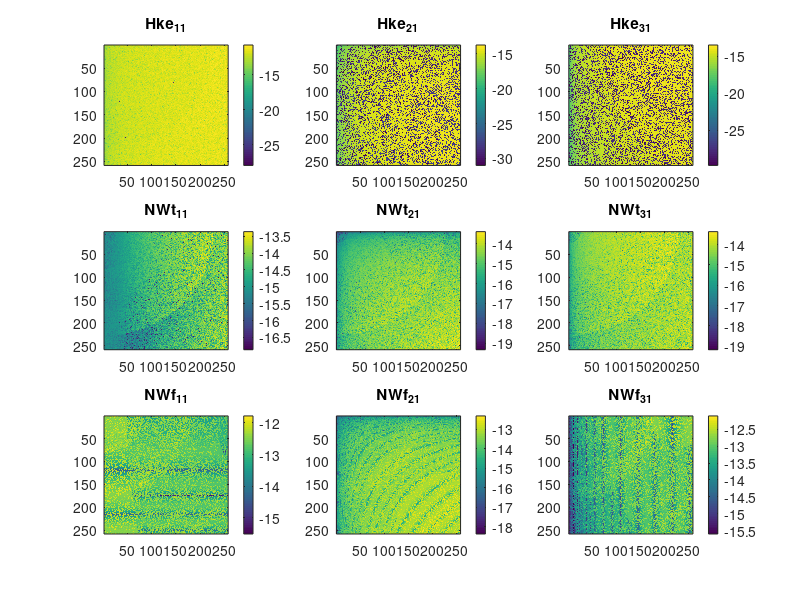
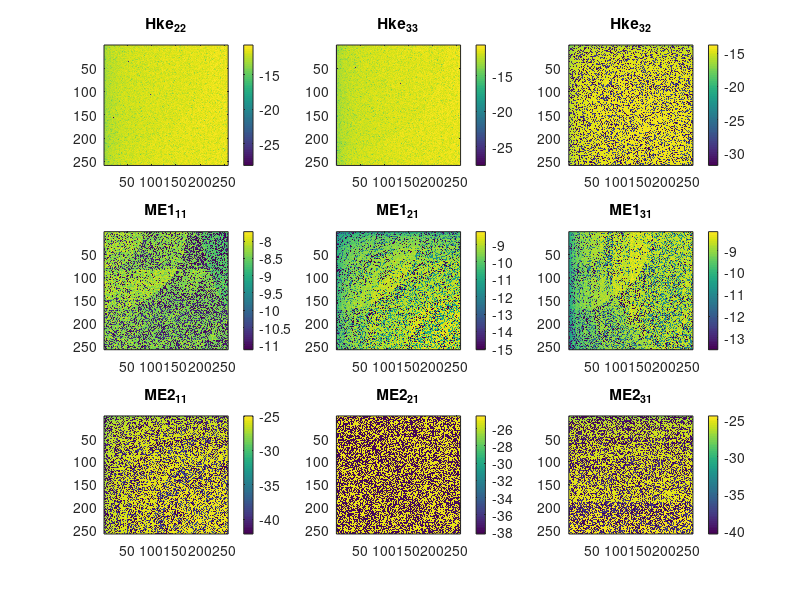

Write MATLAB code to recreate these figures, in order.
% SPDX-License-Identifier: CC0-1.0

% defining all the variables
clear all;
clc;
close all;
% Define the center frequency of the source waveform
fc              =   40;
% for this test of the Green's fucntions we use the basic equations and a
% single frrequency value
s               =   2i*pi*fc;

% Define Medium Parameters (frequency-independent)
rhof            =   1.0e3; % fluid density
rho             =   2.7e3;
Gfr             =   9.0e9; % shear modulus of the framework of grains
eta             =   1.0e-3; % fluid viscosity
k0              =   1.3e-12; % medium permeability (static)
Kfr             =   4.0e9;
Ks              =   4.0e10;
Kf              =   2.2e9;
Concentr        =   1.0e-4;
bplus           =   3.0e11;
bmin            =   3.0e11;
porosity        =   0.3;
epsilonRF       =   80.0;
epsilonRS       =   4.0;
alpha_inf       =   3.0;
pH              =   7.0;
similaritypar   =   8;

c0              =   299792458; %// velocity of light in free-space
mu0             =   4.0e-7*pi; %// free-space magnetic permeability
epsilon0        =   1.0/(mu0*c0*c0); %// free-space electric permittivity
e               =   1.602e-19; %// elementary charge
z_1             =   1; %// ion valences
z_1c            =   -1; %// valency of the conjugate ion
NA              =   6.022e23; %// Avogadro's constant [mol^{-1}]
kb              =   1.381e-23;  %// Boltzmann constant
T               =   295.0; %// Temperature in Kelvin

epsilonR        =   (porosity/alpha_inf)*(epsilonRF-epsilonRS)+epsilonRS ;
omegac          =   (porosity*eta)/(alpha_inf*k0*rhof);% critical frequency
zetap           =   8e-3+26e-3*log10(Concentr);% zeta potential, empirical relation (experimental studies, Pride&Morgan 1991)
L0              =   -(porosity*epsilon0*epsilonRF*zetap)/(alpha_inf*eta); % static coupling coefficient
L               =   10000; %because omega << omega_c (critical frequency)
N               =   10e3*Concentr*NA*abs(z_1c); % bulk-ionic concentration (of species i, in this case only 2 species; binary symmetric electrolyte)
sigmaF          =   ((e*z_1)^2)*N*(bplus+bmin); %! conductivity of the pore-fluid phase (simplified cond. pure electrolyte)
sigmaE          =   (porosity*sigmaF)/(alpha_inf); %! bulk electric conductivity (freq-(in)dependent)
% %!sigma_E = (poros*sigmaF)/(alpha_inf)*(1+(2*(sigma_em+sigma_os))/(sigmaF*Lambda)); ! = complete version: bulk electric conductivity (freq-dependent */
rhoB            =   (1.0-porosity)*rho+porosity*rhof; % effective density of the fluid (in relative motion)
epsilon         =   epsilon0*epsilonR;
Delta           =   Kf*((1-porosity)*Ks-Kfr)/(porosity*(Ks)^2); %! combination of the frequency-independent compression moduli
Kg              =   (Kfr+porosity*Kf+(1+porosity)*Ks*Delta)/(1+Delta); %! Gassmann's bulk modulus
C               =   (Kf+Ks*Delta)/(1+Delta);
M               =    Kf/(porosity*(1+Delta)); %! the elastic media parameter S is defined as Kg-2/3Gfr-C**2/ M
H               =   Kg + 4.0*Gfr/3.0;
S               =   Kg-((2.0/3.0)*Gfr)-((C*C)/M);
sigmaM          =   0.0; % magnetic conductivity
Kc              =   (S+2.*Gfr);
k               =   k0./(sqrt(1+4.*s./(similaritypar.*omegac))+s./omegac);% frequency-dependent dynamic permeability
rhoE            =   eta./(s.*k); % effective density
rhoc            =   rhoB-((rhof.*rhof)./rhoE); % Complex Density rhoC
zeta            =   sigmaM+s.*mu0; 
etae            =   sigmaE+s.*epsilon;
varsigma        =   etae - s.*rhoE.*L.^2;
chi             =   s.*rhof*L;

% define the spherical wavenumebrs of eqs B-9, B-10, B-12, and B-13.
ypf     =   s./sqrt(2).*sqrt((rhoB.*M-2.*rhof.*C+rhoE.*H.*etae./varsigma)./(H.*M-C.^2) - sqrt(((rhoB.*M-2.*rhof.*C+rhoE.*H.*etae./varsigma)./(H.*M-C.^2)).^2 + 4.*(rhof.^2-rhoB.*rhoE.*etae./varsigma)./(H.*M-C.^2)));
yps     =   s./sqrt(2).*sqrt((rhoB.*M-2.*rhof.*C+rhoE.*H.*etae./varsigma)./(H.*M-C.^2) + sqrt(((rhoB.*M-2.*rhof.*C+rhoE.*H.*etae./varsigma)./(H.*M-C.^2)).^2 + 4.*(rhof.^2-rhoB.*rhoE.*etae./varsigma)./(H.*M-C.^2)));
ys      =   1/sqrt(2).*sqrt(s.^2.*rhoc./Gfr+zeta.*etae - sqrt((s.^2.*rhoc./Gfr-zeta.*etae).^2-4.*s.^3.*zeta.*(rhof.*L).^2./Gfr));
yem     =   1/sqrt(2).*sqrt(s.^2.*rhoc./Gfr+zeta.*etae + sqrt((s.^2.*rhoc./Gfr-zeta.*etae).^2-4.*s.^3.*zeta.*(rhof.*L).^2./Gfr));
% define the transversal and longitudinal factors that occur in all
% coefficients
dems    =   1./(yem.^2-ys.^2);            
dpspf   =   1./(yps.^2-ypf.^2);     

% define the grid in k-space, we make a square grid in (kx,ky)-plane and a 
% small number of vertical wavenumber values to test the accuracy of
% Green's functions for different values of kz
nx=512;
x1=linspace(0,500,nx/2+1);
dx=x1(2);
dk=2*pi/(dx*nx);
kk=(0:nx/2+1)*dk;
[k1,k2]=meshgrid(kk,kk);
nn=64;
for ik = 1:nx/nn
% compute the vertical wavenumber
    k3 = (ik-1)*dk*nn/2 +1e-3;
% compute the spherical wavenumber
    kap = sqrt(k1.^2 + k2.^2 + k3.^2);
% compute the vector components that occur in eqs 13-22
    kmat11 = (k1./kap).^2;
    kmat12 = k1.*k2./kap.^2;
    kmat13 = k1.*k3./kap.^2;
    kmat21 = k2.*k1./kap.^2;
    kmat22 = (k2./kap).^2;
    kmat23 = k2.*k3./kap.^2;
    kmat31 = k3.*k1./kap.^2;
    kmat32 = k3.*k2./kap.^2;
    kmat33 = (k3./kap).^2;
% compute the scalar transversal and longitudinal Green's functions
    GSS = 1./(kap.^2+ys.^2) - 1./(kap.^2+yem.^2);
    GPP = 1./(kap.^2+ypf.^2) - 1./(kap.^2+yps.^2);
% force acting on the bulk eqs 32-42
    KSSvf = -s.*(zeta.*etae+kap.^2).*dems/Gfr;
    KPPvf =  s.*M.*(s.^2.*rhoE.*etae./(M.*varsigma)+kap.^2).*dpspf/(H*M-C^2);
    KSSef = -s.*chi.*zeta.*dems/Gfr;
    KPPef =  s.^2.*rhoE.*L*C.*(s.^2*rhof./C+kap.^2).*dpspf./((H*M-C^2)*varsigma);
    KSSwf =  s.*rhof.*(zeta.*varsigma+kap.^2).*dems./(rhoE*Gfr);
    KPPwf = -s*C.*(s.^2*rhof./C+kap.^2).*dpspf./(H*M-C^2);
    KPPpf = -s.^2.*(rhoE.*etae*C./varsigma-rhof*M).*dpspf/(H*M-C^2);
    KSSmf =  s.*chi.*dems/Gfr;
    KSStf = -(zeta.*etae+kap.^2).*dems;
    KPPtf = 2*Gfr*M*(s.^2.*rhoE.*etae./(M*varsigma)+kap.^2).*dpspf/(H*M-C^2);
    NPPtf = (s.^2.*(rhoE.*H.*etae./varsigma-rhof*C)/(H*M-C^2)+kap.^2).*dpspf;
% particle velocity as given in eq 13
    v11 = KSSvf.*GSS.*(kmat11-1)+KPPvf.*GPP.*kmat11;
    v21 = KSSvf.*GSS.*kmat21+KPPvf.*GPP.*kmat21;
    v31 = KSSvf.*GSS.*kmat31+KPPvf.*GPP.*kmat31;
% electric field as given in eq 13
    E11 = KSSef.*GSS.*(kmat11-1)+KPPef.*GPP.*kmat11;
    E21 = KSSef.*GSS.*kmat21+KPPef.*GPP.*kmat21;
    E31 = KSSef.*GSS.*kmat31+KPPef.*GPP.*kmat31;
% filtration velocity as given in eq 13
    w11 = KSSwf.*GSS.*(kmat11-1)+KPPwf.*GPP.*kmat11;
    w21 = KSSwf.*GSS.*kmat21+KPPwf.*GPP.*kmat21;
    w31 = KSSwf.*GSS.*kmat31+KPPwf.*GPP.*kmat31;
% acoustic pressure as given in eq 14
    p1 = -1i*k1.*KPPpf.*GPP;
% magnetic field as given in eq 15
    H11 = 0;
    H21 =  KSSmf.*1i.*k3.*GSS;
    H31 = -KSSmf.*1i.*k2.*GSS;
% buk stress as given in eq 16
    tau11 = -2*KSStf.*GSS.*(kmat11-1).*1i.*k1-KPPtf.*GPP.*(kmat11-1).*1i.*k1...
        - NPPtf.*GPP.*1i.*k1;
    tau21 = -KSStf.*GSS.*(2*kmat11-1).*1i.*k2-KPPtf.*GPP.*kmat11.*1i.*k2;
    tau22 = -2*KSStf.*GSS.*kmat22.*1i.*k1-KPPtf.*GPP.*(kmat22-1).*1i.*k1...
        - NPPtf.*GPP.*1i.*k1;
    tau31 = -KSStf.*GSS.*(2*kmat11-1).*1i.*k3-KPPtf.*GPP.*kmat11.*1i.*k3;
    tau32 = -2*KSStf.*GSS.*kmat12.*1i.*k3-KPPtf.*GPP.*kmat12.*1i.*k3;
    tau33 = -2*KSStf.*GSS.*kmat33.*1i.*k1-KPPtf.*GPP.*(kmat33-1).*1i.*k1...
        - NPPtf.*GPP.*1i.*k1;
% test eq 3
    Maxw111 = 1i*(k2.*H31-k3.*H21)+varsigma.*E11+s.*rhoE.*L.*w11;
    Maxw121 = 1i*(k3.*H11-k1.*H31)+varsigma.*E21+s.*rhoE.*L.*w21;
    Maxw131 = 1i*(k1.*H21-k2.*H11)+varsigma.*E31+s.*rhoE.*L.*w31;
% test eq 4
    Maxw211 = -1i*(k2.*E31-k3.*E21)+zeta.*H11;
    Maxw221 = -1i*(k3.*E11-k1.*E31)+zeta.*H21;
    Maxw231 = -1i*(k1.*E21-k2.*E11)+zeta.*H31;
% test eq 7
    Newt1=s.*(rhoB.*v11+rhof.*w11)+1i.*(k1.*tau11+k2.*tau21+k3.*tau31)-1;
    Newt2=s.*(rhoB.*v21+rhof.*w21)+1i.*(k1.*tau21+k2.*tau22+k3.*tau32);
    Newt3=s.*(rhoB.*v31+rhof.*w31)+1i.*(k1.*tau31+k2.*tau32+k3.*tau33);
% test eq 8
    Newf1=s.*rhof.*v11+s.*rhoE.*(w11-L*E11)-1i.*k1.*p1;
    Newf2=s.*rhof.*v21+s.*rhoE.*(w21-L*E21)-1i.*k2.*p1;
    Newf3=s.*rhof.*v31+s.*rhoE.*(w31-L*E31)-1i.*k3.*p1;
% test eq 9
    Hke11=s*tau11+(H-2*Gfr)*1i*(k1.*v11+k2.*v21+k3.*v31)+Gfr*2i*(k1.*v11) ...
        + C*1i*(k1.*w11+k2.*w21+k3.*w31);
    Hke21=s*tau21+Gfr*1i*(k1.*v21+k2.*v11);
    Hke22=s*tau22+(H-2*Gfr)*1i*(k1.*v11+k2.*v21+k3.*v31)+Gfr*2i*(k2.*v21) ...
        + C*1i*(k1.*w11+k2.*w21+k3.*w31);
    Hke31=s*tau31+Gfr*1i*(k1.*v31+k3.*v11);
    Hke32=s*tau32+Gfr*1i*(k2.*v31+k3.*v21);
    Hke33=s*tau33+(H-2*Gfr)*1i*(k1.*v11+k2.*v21+k3.*v31)+Gfr*2i*(k3.*v31) ...
        + C*1i*(k1.*w11+k2.*w21+k3.*w31);
% test eq 10
    Hkf11=s.*p1-1i*(k1.*v11+k2.*v21+k3.*v31)*C-M*1i*(k1.*w11+k2.*w21+k3.*w31);
% plot test results
    if ik > 1
        close(1)
        close(2)
    end
    figure(1)
    subplot(3,3,1);imagesc(log10(abs(Hke11)));colorbar;title('Hke_{11}');
    subplot(3,3,2);imagesc(log10(abs(Hke21)));colorbar;title('Hke_{21}');
    subplot(3,3,3);imagesc(log10(abs(Hke31)));colorbar;title('Hke_{31}');
    subplot(3,3,4);imagesc(log10(abs(Newt1)));colorbar;title('NWt_{11}');
    subplot(3,3,5);imagesc(log10(abs(Newt2)));colorbar;title('NWt_{21}');
    subplot(3,3,6);imagesc(log10(abs(Newt3)));colorbar;title('NWt_{31}');
    subplot(3,3,7);imagesc(log10(abs(Newf1)));colorbar;title('NWf_{11}');
    subplot(3,3,8);imagesc(log10(abs(Newf2)));colorbar;title('NWf_{21}');
    subplot(3,3,9);imagesc(log10(abs(Newf3)));colorbar;title('NWf_{31}');
    pause(0.1)
    figure(2)
    subplot(3,3,1);imagesc(log10(abs(Hke22)));colorbar;title('Hke_{22}');
    subplot(3,3,2);imagesc(log10(abs(Hke33)));colorbar;title('Hke_{33}');
    subplot(3,3,3);imagesc(log10(abs(Hke32)));colorbar;title('Hke_{32}');
    subplot(3,3,4);imagesc(log10(abs(Maxw111)));colorbar;title('ME1_{11}');
    subplot(3,3,5);imagesc(log10(abs(Maxw121)));colorbar;title('ME1_{21}');
    subplot(3,3,6);imagesc(log10(abs(Maxw131)));colorbar;title('ME1_{31}');
    subplot(3,3,7);imagesc(log10(abs(Maxw211)));colorbar;title('ME2_{11}');
    subplot(3,3,8);imagesc(log10(abs(Maxw221)));colorbar;title('ME2_{21}');
    subplot(3,3,9);imagesc(log10(abs(Maxw231)));colorbar;title('ME2_{31}');
    pause(0.1)
end
